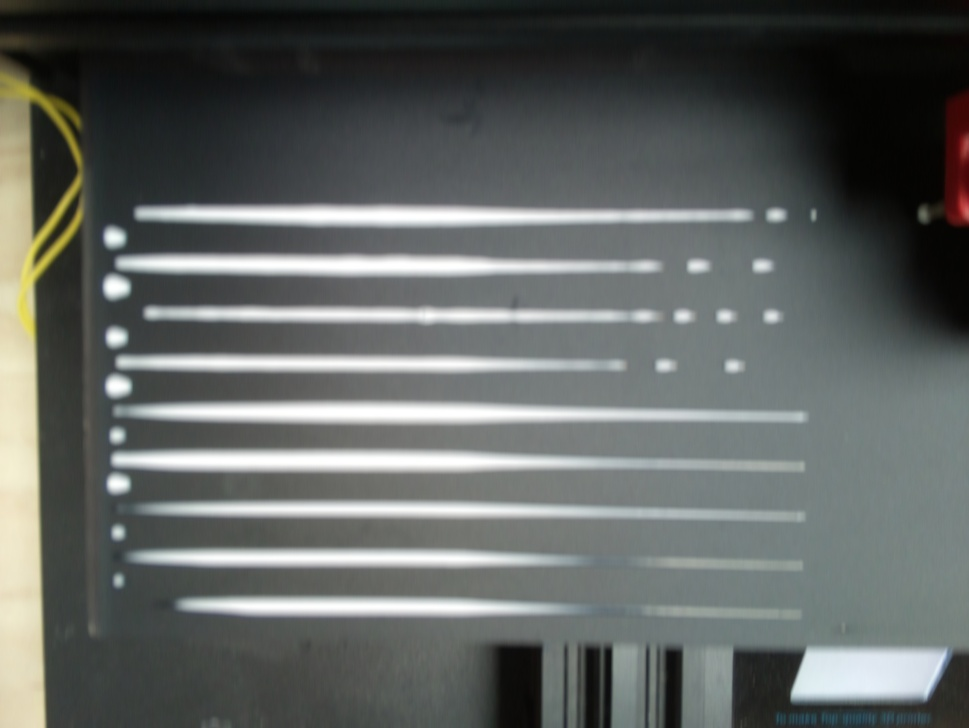
#> input picture images_in/HAA_APA_25092020-grise1-flou.jpg, 969 x 728 px, shrunk from 3280 x 2464 before the run
$ jupyter execute unsharp_mask.ipynb   (older library calls are emulated)
#> lines starting #> are read from the running program, lines starting #| are printed output that depends on the picture
[cell 1]
# unsharp mask ussing skimage
# unsharp mask is a sharpening technique that is used to enhance the edges of an image .
# the resulted image is the original image plus the difference of the original image and the blurred image (blurred image is the original image blurred with a gaussian kernel) multiplied by a value mask.
# mathematical representation of the unsharp mask: f(x,y) = f(x, y) + k * (f(x,y) - g(x,y))

[cell 2]
from skimage.filters import gaussian
from skimage.filters import unsharp_mask
from skimage import io, img_as_float
from matplotlib import pyplot as plt


mask_multiplicator = 4.0


#original image
img = img_as_float(
    io.imread('./images_in/HAA_APA_25092020-grise1-flou.jpg', as_gray=True))
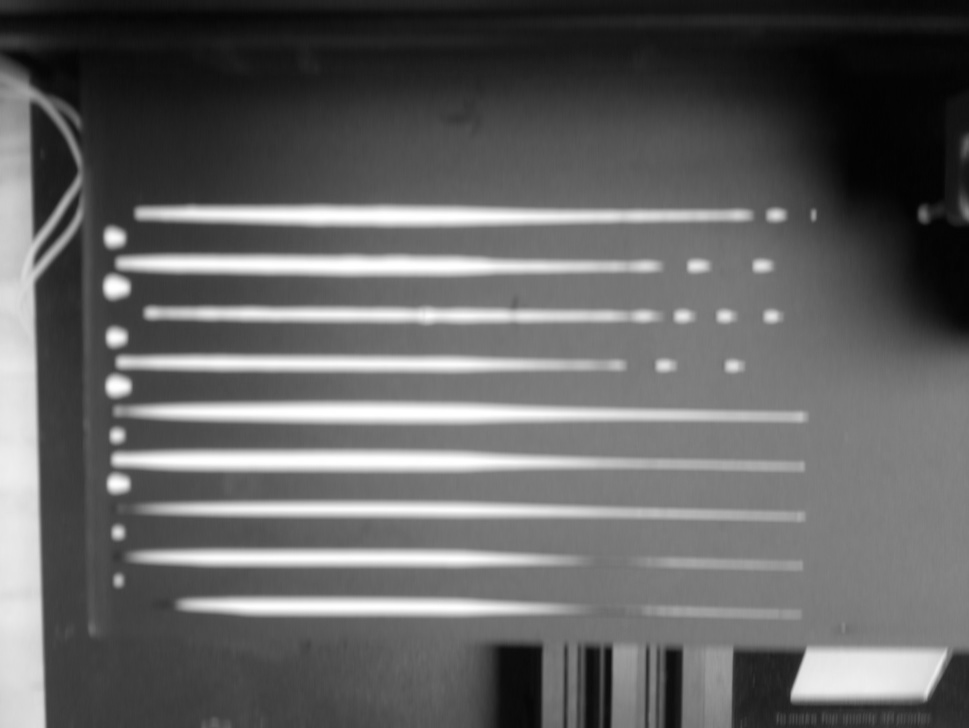
#> img: shape (728, 969) float64; min 0.0112, max 1, mean 0.392
# gaussian img
gaussian_img = gaussian(img, sigma=1, mode='reflect')
# blurred_img
blurred_img = (img - gaussian_img) * mask_multiplicator
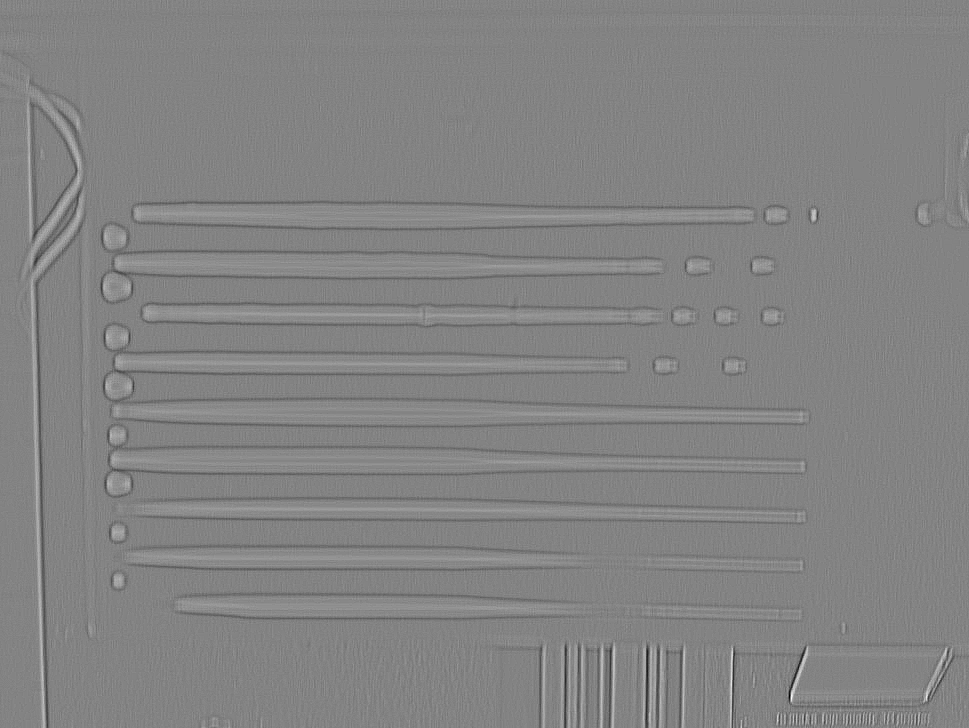
#> blurred_img: shape (728, 969) float64; min -0.266, max 0.25, mean -4.35e-17; drawn with min black and max white
# unsharp mask
unsharp_img = img + blurred_img


f = plt.figure(figsize=(30, 30))

# show original image
f.add_subplot(5, 5, 1)
plt.imshow(img, cmap='gray')
plt.title('Original image')

# show  gaussian image
f.add_subplot(5, 5, 2)
plt.imshow(gaussian_img, cmap='gray')
plt.title('Gaussian image')

# show  blurred image
f.add_subplot(5, 5, 3)
plt.imshow(blurred_img, cmap='gray')
plt.title('blurred image')


# show sharpening image
f.add_subplot(5, 5, 4)
plt.imshow(unsharp_img, cmap='gray')

f.add_subplot(5, 5, 5)
io.imshow(unsharp_img)

plt.title('Unsharp mask')

plt.show()
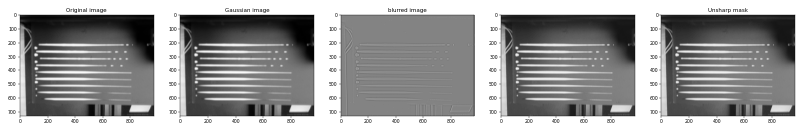
#> figure drawn by matplotlib, 5 panels


# export the image to images_out folder
io.imsave('./images_out/HAA_APA_25092020-grise1-flou_unsharp_mask.jpg', unsharp_img)

[cell 3]
from skimage import io
from skimage.filters import unsharp_mask
from matplotlib import pyplot as plt


unsharp_img_sk = unsharp_mask(io.imread(
    './images_in/HAA_APA_25092020-grise1-flou.jpg', as_gray=True), radius=10, amount=1, multichannel=False)
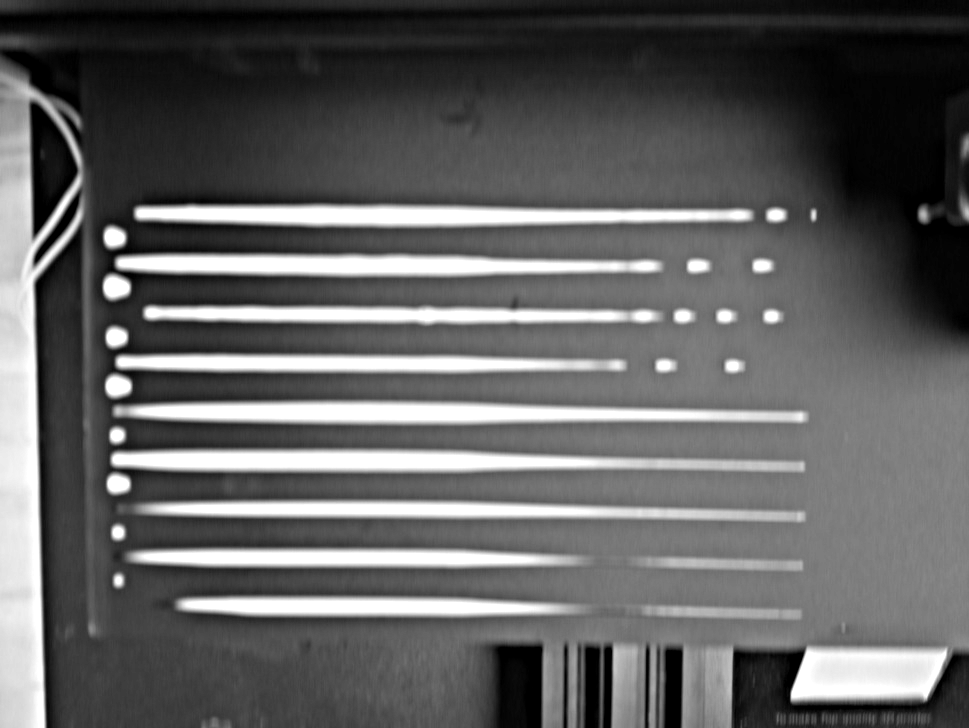
#> unsharp_img_sk: shape (728, 969) float64; min 0, max 1, mean 0.383

io.imshow(unsharp_img_sk)
io.imsave('./images_out/HAA_APA_25092020-grise1-flou_unsharp_mask_SK.jpg', unsharp_img_sk)

[cell 4]
from skimage.filters import gaussian
from skimage.filters import laplace
from skimage import io, img_as_float
from matplotlib import pyplot as plt

ksize = 5

img = img_as_float(
    io.imread('./images_in/HAA_APA_25092020-grise1-flou.jpg', as_gray=True))

mask = gaussian(img, sigma=1, mode='reflect')

laplace_img = laplace(img, ksize, mask)


f = plt.figure(figsize=(30, 30))

# show original image
f.add_subplot(5, 5, 1)
plt.imshow(img, cmap='gray')
plt.title('Original image')

# show  gaussian image
f.add_subplot(5, 5, 2)
plt.imshow(mask, cmap='gray')
plt.title('Gaussian image')

# show  lapace image
f.add_subplot(5, 5, 3)
plt.imshow(laplace_img, cmap='gray')
f.add_subplot(5, 5, 4)
io.imshow(laplace_img)

plt.title('Laplace image')

plt.show()

io.imsave('./images_out/HAA_APA_25092020-grise1-flou_laplace_mask.jpg', laplace_img)

[cell 5]
from skimage import data, exposure, img_as_float, io
from matplotlib import pyplot as plt

img = img_as_float(
    io.imread('./images_in/HAA_APA_25092020-grise1 - Sombre.png', as_gray=True))
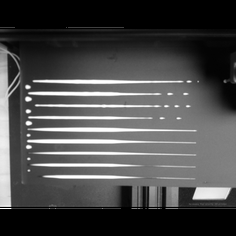
#> input picture images_in/HAA_APA_25092020-grise1 - Sombre.png, 236 x 236 px, shrunk from 800 x 800 before the run
#> img is the input picture: shape (236, 236) float64; min 0.00784, max 1, mean 0.537

gamma = 10
gain = 1


gamma_corection = exposure.adjust_gamma(img, gamma=gamma, gain=gain)
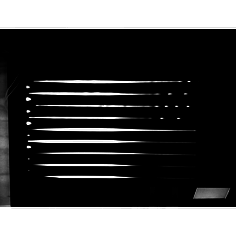
#> gamma_corection: shape (236, 236) float64; min 8.81e-22, max 1, mean 0.288


f = plt.figure(figsize=(30, 30))

# show original image
f.add_subplot(5, 5, 1)
plt.imshow(img, cmap='gray')
plt.title('Original image')

# show  gaussian image
f.add_subplot(5, 5, 2)
plt.imshow(gamma_corection, cmap='gray')

plt.title('gama corection')

plt.show()

io.imsave(
    './images_out/HAA_APA_25092020-grise1 - Sombre_gamma_correction.png', laplace_img)
